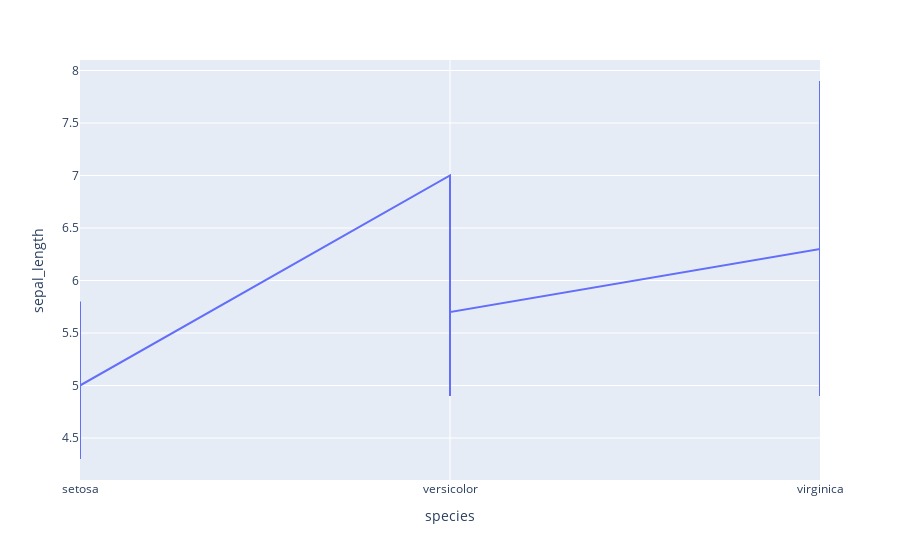

The notebook cell saved with this chart:
### Code cell
fig = px.line(df, x="species" ,y="sepal_length")
fig.show()

### Figure 1 — Plotly figure (JSON) as saved in the notebook; plotly's stock layout.template omitted (floating-point values rounded to 4 significant figures; data arrays with more than 128 entries replaced by an {"elided": "..."} marker saying what was removed)
{"data": [{"hovertemplate": "species=%{x}<br>sepal_length=%{y}<extra></extra>", "legendgroup": "", "line": {"color": "#636efa", "dash": "solid"}, "marker": {"symbol": "circle"}, "mode": "lines", "name": "", "orientation": "v", "showlegend": false, "type": "scatter", "x": {"elided": "150 str values"}, "xaxis": "x", "y": {"elided": "150 float values"}, "yaxis": "y"}], "layout": {"legend": {"tracegroupgap": 0}, "margin": {"t": 60}, "xaxis": {"anchor": "y", "domain": [0, 1], "title": {"text": "species"}}, "yaxis": {"anchor": "x", "domain": [0, 1], "title": {"text": "sepal_length"}}}}
